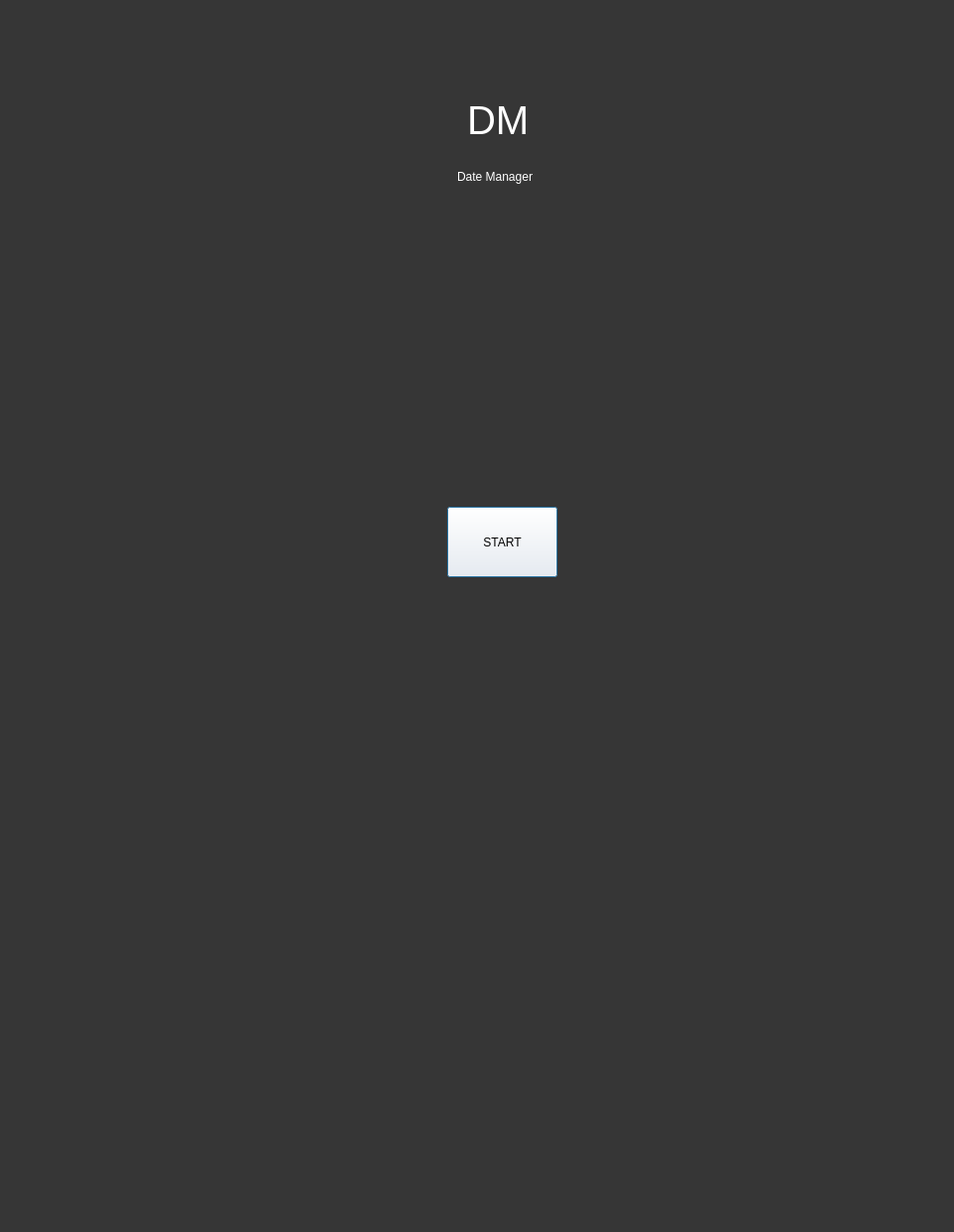
<?xml version="1.0" encoding="UTF-8"?>
<ui version="4.0">
 <class>Dialog</class>
 <widget class="QDialog" name="Dialog">
  <property name="geometry">
   <rect>
    <x>0</x>
    <y>0</y>
    <width>960</width>
    <height>1240</height>
   </rect>
  </property>
  <property name="windowTitle">
   <string>Dialog</string>
  </property>
  <property name="styleSheet">
   <string notr="true">background-color: rgb(54,54,54);</string>
  </property>
  <widget class="QLabel" name="DM_label">
   <property name="geometry">
    <rect>
     <x>470</x>
     <y>30</y>
     <width>281</width>
     <height>181</height>
    </rect>
   </property>
   <property name="styleSheet">
    <string notr="true">font-size:30pt;color:rgb(255, 255, 255)
</string>
   </property>
   <property name="text">
    <string>DM</string>
   </property>
  </widget>
  <widget class="QLabel" name="DM_label_2">
   <property name="geometry">
    <rect>
     <x>460</x>
     <y>170</y>
     <width>151</width>
     <height>16</height>
    </rect>
   </property>
   <property name="styleSheet">
    <string notr="true">color:rgb(255, 255, 255)</string>
   </property>
   <property name="text">
    <string>Date Manager</string>
   </property>
  </widget>
  <widget class="QPushButton" name="start_button">
   <property name="geometry">
    <rect>
     <x>450</x>
     <y>510</y>
     <width>111</width>
     <height>71</height>
    </rect>
   </property>
   <property name="styleSheet">
    <string notr="true">background-color: rgb(255, 247, 246);</string>
   </property>
   <property name="text">
    <string>START</string>
   </property>
  </widget>
 </widget>
 <resources/>
 <connections/>
 <slots>
  <slot>start_clicked()</slot>
 </slots>
</ui>
